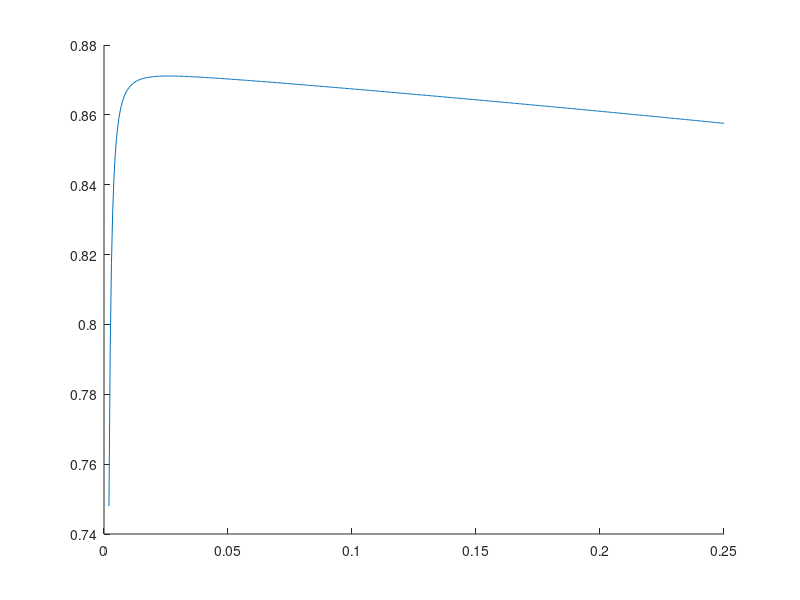

The MATLAB script that drew this image:
lambda = 2.25;
beta = 1;
%From "advanced in prospect theory cumulative representation of uncertainty"

n = 1000;
u = 0.65;

N = 2000;
%n_target = N/3*2; %data amount utility is 2/3 at this number
n_target = 600; %data amount utility is 2/3 at this number

k = 1.109;
%k = 0.273;
%g = 0.271;
l=(3*k-1)/n_target;

c = 1;

W_max = 1;

Wm = 0.5;
Wl = 0.5;

M = c * lambda /n*power(1/n,beta);
temp = 0; 
for i = 1:n
    temp = temp + power(i,beta);
end
 
M = M*temp;


endpoint = W_max/M;

epsilon_max = 0.002:0.0005:0.25;
Expected_val = zeros(1,length(epsilon_max));
G = zeros(1,length(epsilon_max));
num = zeros(1,length(epsilon_max));
U_c = zeros(1,length(epsilon_max));
R_num = zeros(1,length(epsilon_max));
Acc = zeros(1,length(epsilon_max));
l_v = zeros(1,length(epsilon_max));
g_num = zeros(1,length(epsilon_max));

Opt_U = -1000;
Opt_epsilon_max = 0;
Opt_index = 0;
Opt_num = 0;
Opt_G = 0;
Opt_Acc = 0;



for m = 1:length(epsilon_max)
    
%    for i = 1:n
%        p = 1/n;
%        epsilon = epsilon_max(m)/n*i;
%        sum(m) = sum(m) + Weighting_Fun( p, u )* Valuation_Fun( epsilon,beta,lambda);
%        norm(m) = norm(m) + Weighting_Fun( p, u );
%    end

    Expected_val(m) = epsilon_max(m)/2;

    
    G(m) = c * Expected_val(m);
    
    
    W_min = Wm-Wl;
    W_max = Wm+Wl;
    
    if G(m)<W_min
        num(m)=N;
    else if G(m)>=W_min && G(m)<=W_max
            num(m) = N*(W_max-G(m))/2/Wl;
        else
            num(m) = 0;
        end
    end
    
    %{
    if G(m) < W_max
        num(m) = N * (1- G(m)/W_max); 
    else
        num(m) = 0;
        U_c(m) = 0;
        break;
    end
    %}
    
    %k = 0.109;
    %R_num(m) = k*log(1+g*num(m));

    R_num(m) = 1 - k/(1+l*num(m));
    
    %g_num(m) = g * num(m);
    
    %R_num = 1 - u*exp(-h*num(m));
    if R_num(m) < 0
        R_num(m) = 0;
    end
    
    S_f = 1 / num(m);
    
    l_v(m) = S_f / epsilon_max(m);
    
    %gamma = -l_v(m) * log(theta);
    
    %gamma = l_v(m);
    gamma = 2*l_v(m)^2;
    
    Acc(m) = gamma;
    
    U_c(m) = R_num(m) - Acc(m);

    if U_c(m) > Opt_U
        Opt_U = U_c(m);
        Opt_epsilon_max = epsilon_max(m);
        Opt_num = num(m);
        Opt_index = m;
        Opt_G = G(m);
        Opt_Acc = Acc(m);
    end


end
%opt_eps_max = [opt_eps_max Opt_epsilon_max];

hold on;
plot(epsilon_max,U_c,'-');

%{
beta1 = 1; 
M = c * lambda /n*power(1/n,beta1);
temp = 0; 
for i = 1:n
    temp = temp + power(i,beta1);
end
 
M = M*temp;

C = k*N/2/g/power(log(theta),2);
A = M/W_max;
i = 1;
epsilon_temp = 0:0.01:0.05;
deri = zeros(1,length(epsilon_temp));

for i = 1:length(epsilon_temp)
    deri(i) = 1 - A*C*beta1*epsilon_temp(i)^(beta1 + 2) - A*epsilon_temp(i)^beta1 + C*A*A*beta1*epsilon_temp(i)^(2*beta1 + 2) - beta1*A*epsilon_temp(i)^beta1;
end

figure(2)
plot(epsilon_temp,deri);
%}
